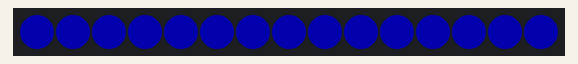
Simulated run of this program. Board: Raspberry Pi Pico running MicroPython. On the bench: 15 RGB LEDs in strip order, left to right. Dim RGB values are drawn brighter than linear.

Above: at 0.15 s.
At 2.86 s:
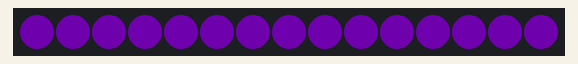
At 20.07 s:
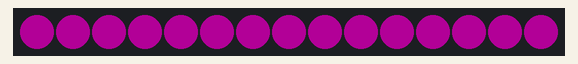
At 39.69 s:
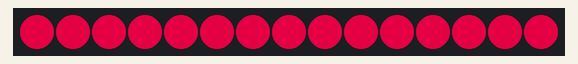

The program:

fading.py
```python
import time
from machine import Pin
from neopixel import NeoPixel

strip = NeoPixel(Pin(28), 15)

delay = 0.005

while True:
    for i in range(1, 255, 1):
        strip.fill((i,0,50))
        strip.write()
        time.sleep(delay)

    for i in range(255, 1, -1):
        strip.fill((i,0,50))
        strip.write()
        time.sleep(delay)
```
